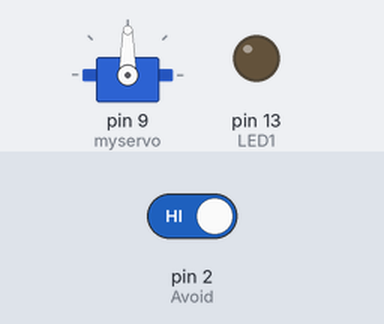
Bench run of a sketch on a simulated Arduino Uno, built with avr-gcc and run on an emulated ATmega328P. Shown: servo, output pins drawn as LEDs (lit = HIGH). The inputs (shaded band) are chosen by the test bench; at power-on: pin 2 (Avoid) HIGH.

Above: at 1.2 s.
1.3 s: pin 2 (Avoid) driven LOW
At 1.45 s:
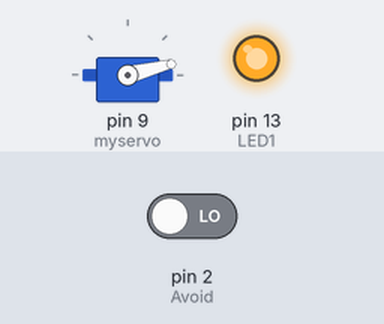
At 2.05 s:
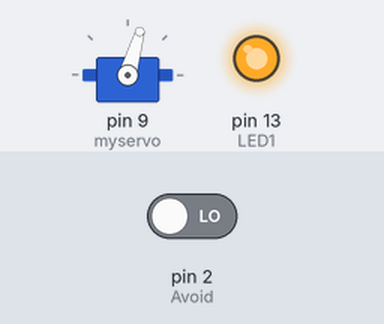
4.3 s: pin 2 (Avoid) driven HIGH
At 7.5 s:
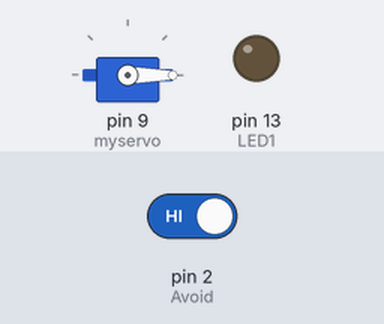
Timing chart, 0 to 9.0 s (numbered marks = the images above; inputs shaded):
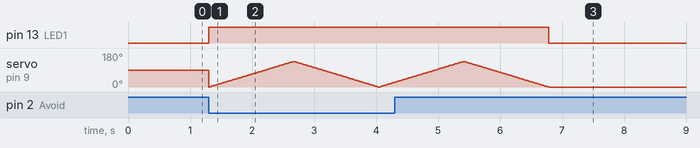

Measured:
- after the input at 1.3 s, pin 13 (LED1): LOW → HIGH at once
- after the input at 4.3 s, pin 13 (LED1): HIGH → LOW after 2.5 s; servo on pin 9 (myservo): goes on until 6.8 s, then stays 0°

The sketch:

automatedhand_sanitiser_using_Avoid_and_servo.ino
```cpp
#include <Servo.h>
#define Avoid 2
#define LED1 13

Servo myservo;
int AvoidState =0;
int pos = 0;

void setup() {
  myservo.attach(9);
  pinMode(Avoid ,INPUT);
  pinMode(LED1,OUTPUT);

}

void loop() {
 AvoidState = digitalRead(Avoid);
if(AvoidState == LOW){
  for(pos = 0 ; pos<= 135 ; pos+=1){
    myservo.write(pos);
  digitalWrite(LED1 , HIGH);
    delay(10);
    }
     for(pos = 135 ; pos>= 0 ; pos-=1){
    myservo.write(pos);

    delay(10);
    }

}
 else if(AvoidState == HIGH){

  digitalWrite(LED1 , LOW);

    }

  }
```
